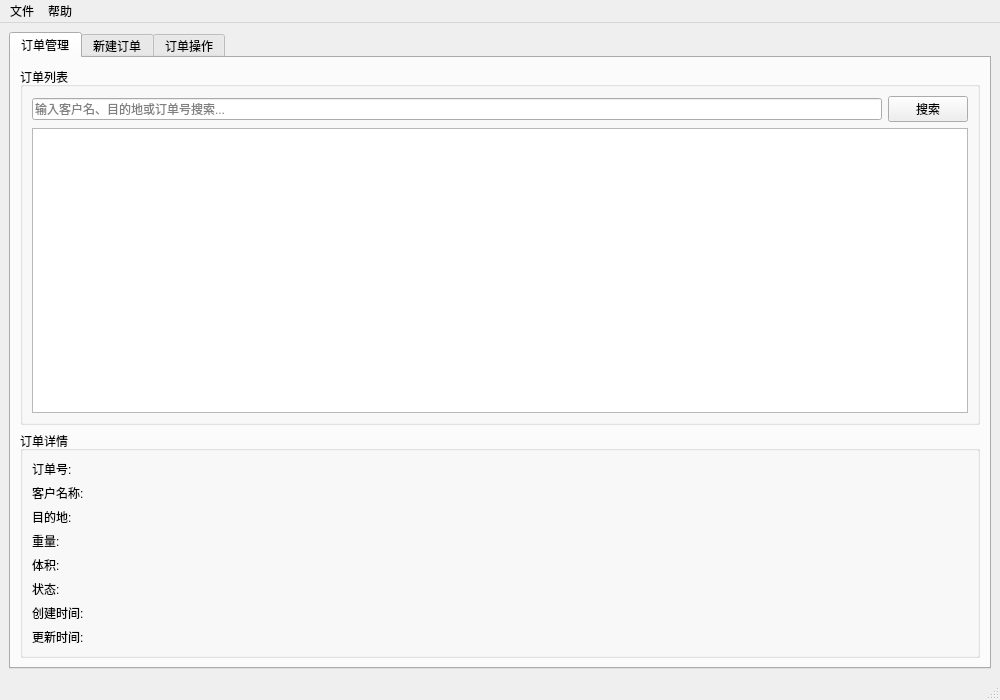
<?xml version="1.0" encoding="UTF-8"?>
<ui version="4.0">
 <class>MainWindow</class>
 <widget class="QMainWindow" name="MainWindow">
  <property name="geometry">
   <rect>
    <x>0</x>
    <y>0</y>
    <width>1000</width>
    <height>700</height>
   </rect>
  </property>
  <property name="windowTitle">
   <string>物流管理系统</string>
  </property>
  <widget class="QWidget" name="centralWidget">
   <layout class="QVBoxLayout" name="verticalLayout">
    <item>
     <widget class="QTabWidget" name="tabWidget">
      <property name="currentIndex">
       <number>0</number>
      </property>
      <widget class="QWidget" name="tabOrders">
       <attribute name="title">
        <string>订单管理</string>
       </attribute>
       <layout class="QVBoxLayout" name="verticalLayout_2">
        <item>
         <widget class="QGroupBox" name="groupBox">
          <property name="title">
           <string>订单列表</string>
          </property>
          <layout class="QVBoxLayout" name="verticalLayout_3">
           <item>
            <layout class="QHBoxLayout" name="horizontalLayout">
             <item>
              <widget class="QLineEdit" name="searchEdit">
               <property name="placeholderText">
                <string>输入客户名、目的地或订单号搜索...</string>
               </property>
              </widget>
             </item>
             <item>
              <widget class="QPushButton" name="searchButton">
               <property name="text">
                <string>搜索</string>
               </property>
              </widget>
             </item>
            </layout>
           </item>
           <item>
            <widget class="QTableView" name="ordersTableView"/>
           </item>
          </layout>
         </widget>
        </item>
        <item>
         <widget class="QGroupBox" name="groupBox_2">
          <property name="title">
           <string>订单详情</string>
          </property>
          <layout class="QGridLayout" name="gridLayout">
           <item row="0" column="0">
            <widget class="QLabel" name="label">
             <property name="text">
              <string>订单号:</string>
             </property>
            </widget>
           </item>
           <item row="0" column="1">
            <widget class="QLabel" name="orderIdLabel"/>
           </item>
           <item row="1" column="0">
            <widget class="QLabel" name="label_3">
             <property name="text">
              <string>客户名称:</string>
             </property>
            </widget>
           </item>
           <item row="1" column="1">
            <widget class="QLabel" name="customerNameLabel"/>
           </item>
           <item row="2" column="0">
            <widget class="QLabel" name="label_5">
             <property name="text">
              <string>目的地:</string>
             </property>
            </widget>
           </item>
           <item row="2" column="1">
            <widget class="QLabel" name="destinationLabel"/>
           </item>
           <item row="3" column="0">
            <widget class="QLabel" name="label_7">
             <property name="text">
              <string>重量:</string>
             </property>
            </widget>
           </item>
           <item row="3" column="1">
            <widget class="QLabel" name="weightLabel"/>
           </item>
           <item row="4" column="0">
            <widget class="QLabel" name="label_9">
             <property name="text">
              <string>体积:</string>
             </property>
            </widget>
           </item>
           <item row="4" column="1">
            <widget class="QLabel" name="volumeLabel"/>
           </item>
           <item row="5" column="0">
            <widget class="QLabel" name="label_11">
             <property name="text">
              <string>状态:</string>
             </property>
            </widget>
           </item>
           <item row="5" column="1">
            <widget class="QLabel" name="statusLabel"/>
           </item>
           <item row="6" column="0">
            <widget class="QLabel" name="label_13">
             <property name="text">
              <string>创建时间:</string>
             </property>
            </widget>
           </item>
           <item row="6" column="1">
            <widget class="QLabel" name="createTimeLabel"/>
           </item>
           <item row="7" column="0">
            <widget class="QLabel" name="label_15">
             <property name="text">
              <string>更新时间:</string>
             </property>
            </widget>
           </item>
           <item row="7" column="1">
            <widget class="QLabel" name="updateTimeLabel"/>
           </item>
          </layout>
         </widget>
        </item>
       </layout>
      </widget>
      <widget class="QWidget" name="tabNewOrder">
       <attribute name="title">
        <string>新建订单</string>
       </attribute>
       <layout class="QVBoxLayout" name="verticalLayout_4">
        <item>
         <widget class="QGroupBox" name="groupBox_3">
          <property name="title">
           <string>订单信息</string>
          </property>
          <layout class="QGridLayout" name="gridLayout_2">
           <item row="0" column="0">
            <widget class="QLabel" name="label_2">
             <property name="text">
              <string>客户名称:</string>
             </property>
            </widget>
           </item>
           <item row="0" column="1">
            <widget class="QLineEdit" name="customerNameEdit"/>
           </item>
           <item row="1" column="0">
            <widget class="QLabel" name="label_4">
             <property name="text">
              <string>目的地:</string>
             </property>
            </widget>
           </item>
           <item row="1" column="1">
            <widget class="QLineEdit" name="destinationEdit"/>
           </item>
           <item row="2" column="0">
            <widget class="QLabel" name="label_6">
             <property name="text">
              <string>重量(kg):</string>
             </property>
            </widget>
           </item>
           <item row="2" column="1">
            <widget class="QDoubleSpinBox" name="weightSpinBox">
             <property name="maximum">
              <double>10000.000000000000000</double>
             </property>
            </widget>
           </item>
           <item row="3" column="0">
            <widget class="QLabel" name="label_8">
             <property name="text">
              <string>体积(m³):</string>
             </property>
            </widget>
           </item>
           <item row="3" column="1">
            <widget class="QDoubleSpinBox" name="volumeSpinBox">
             <property name="maximum">
              <double>100.000000000000000</double>
             </property>
            </widget>
           </item>
          </layout>
         </widget>
        </item>
        <item>
         <widget class="QPushButton" name="addOrderButton">
          <property name="text">
           <string>添加订单</string>
          </property>
         </widget>
        </item>
       </layout>
      </widget>
      <widget class="QWidget" name="tabActions">
       <attribute name="title">
        <string>订单操作</string>
       </attribute>
       <layout class="QVBoxLayout" name="verticalLayout_5">
        <item>
         <widget class="QPushButton" name="deleteOrderButton">
          <property name="text">
           <string>删除订单</string>
          </property>
         </widget>
        </item>
        <item>
         <widget class="QPushButton" name="updateStatusButton">
          <property name="text">
           <string>更新状态</string>
          </property>
         </widget>
        </item>
       </layout>
      </widget>
     </widget>
    </item>
   </layout>
  </widget>
  <widget class="QMenuBar" name="menuBar">
   <property name="geometry">
    <rect>
     <x>0</x>
     <y>0</y>
     <width>1000</width>
     <height>21</height>
    </rect>
   </property>
   <widget class="QMenu" name="menu">
    <property name="title">
     <string>文件</string>
    </property>
    <addaction name="action_N"/>
    <addaction name="action_O"/>
   </widget>
   <widget class="QMenu" name="menu_2">
    <property name="title">
     <string>帮助</string>
    </property>
   </widget>
   <addaction name="menu"/>
   <addaction name="menu_2"/>
  </widget>
  <widget class="QStatusBar" name="statusbar"/>
  <action name="action_N">
   <property name="text">
    <string>新建(&amp;N)</string>
   </property>
  </action>
  <action name="action_O">
   <property name="text">
    <string>打开(&amp;O)</string>
   </property>
  </action>
 </widget>
 <resources/>
 <connections/>
</ui>
